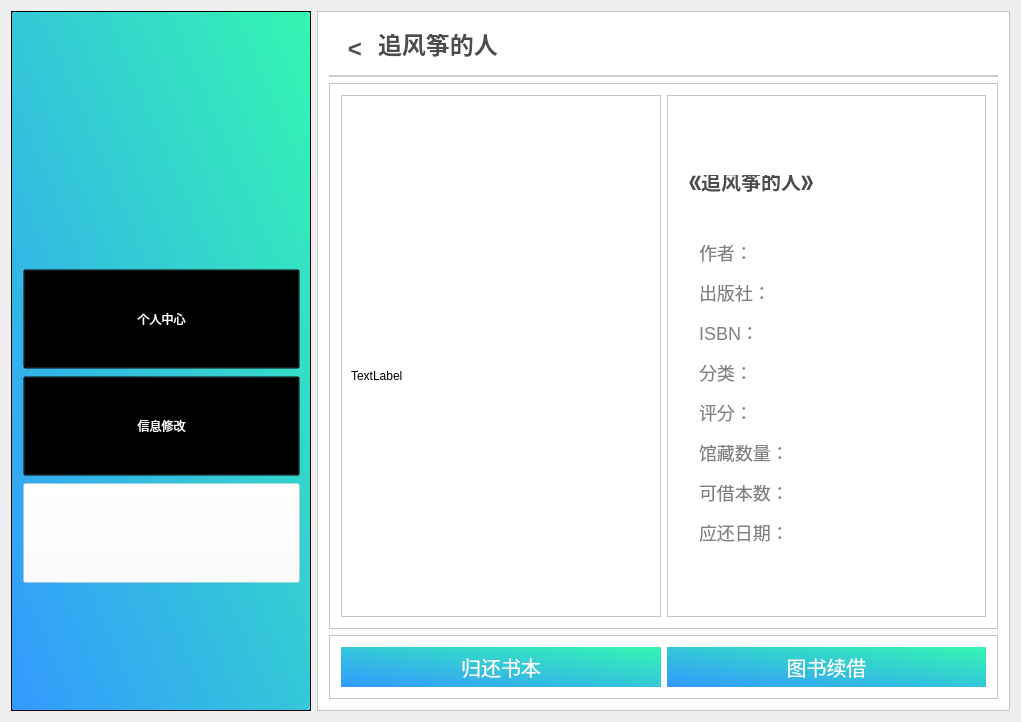
<?xml version="1.0" encoding="UTF-8"?>
<ui version="4.0">
 <class>student_borrowdetail</class>
 <widget class="QWidget" name="student_borrowdetail">
  <property name="geometry">
   <rect>
    <x>0</x>
    <y>0</y>
    <width>1021</width>
    <height>722</height>
   </rect>
  </property>
  <property name="windowTitle">
   <string>student_borrowdetail</string>
  </property>
  <layout class="QHBoxLayout" name="horizontalLayout">
   <item>
    <widget class="QFrame" name="frame">
     <property name="sizePolicy">
      <sizepolicy hsizetype="Fixed" vsizetype="Expanding">
       <horstretch>0</horstretch>
       <verstretch>0</verstretch>
      </sizepolicy>
     </property>
     <property name="minimumSize">
      <size>
       <width>300</width>
       <height>700</height>
      </size>
     </property>
     <property name="styleSheet">
      <string notr="true">
background-color: qlineargradient(spread:pad, x1:0, y1:1, x2:1, y2:0, stop:0 rgba(51, 153, 255,1), stop:1 rgba(52, 246, 177,1));</string>
     </property>
     <property name="frameShape">
      <enum>QFrame::StyledPanel</enum>
     </property>
     <property name="frameShadow">
      <enum>QFrame::Raised</enum>
     </property>
     <widget class="QFrame" name="frame_2">
      <property name="geometry">
       <rect>
        <x>70</x>
        <y>30</y>
        <width>171</width>
        <height>176</height>
       </rect>
      </property>
      <property name="minimumSize">
       <size>
        <width>0</width>
        <height>0</height>
       </size>
      </property>
      <property name="baseSize">
       <size>
        <width>0</width>
        <height>100</height>
       </size>
      </property>
      <property name="styleSheet">
       <string notr="true">image: url(:/Library/images/logo2.png);
background:transparent;</string>
      </property>
      <property name="frameShape">
       <enum>QFrame::StyledPanel</enum>
      </property>
      <property name="frameShadow">
       <enum>QFrame::Raised</enum>
      </property>
     </widget>
     <widget class="QFrame" name="frame_8">
      <property name="geometry">
       <rect>
        <x>0</x>
        <y>230</y>
        <width>301</width>
        <height>371</height>
       </rect>
      </property>
      <property name="styleSheet">
       <string notr="true">background:transparent;</string>
      </property>
      <property name="frameShape">
       <enum>QFrame::StyledPanel</enum>
      </property>
      <property name="frameShadow">
       <enum>QFrame::Raised</enum>
      </property>
      <layout class="QVBoxLayout" name="verticalLayout_6">
       <item>
        <layout class="QVBoxLayout" name="verticalLayout">
         <property name="spacing">
          <number>7</number>
         </property>
         <property name="sizeConstraint">
          <enum>QLayout::SetDefaultConstraint</enum>
         </property>
         <item>
          <widget class="QPushButton" name="btnPersonal">
           <property name="minimumSize">
            <size>
             <width>0</width>
             <height>100</height>
            </size>
           </property>
           <property name="styleSheet">
            <string notr="true">font: 12pt &quot;微软雅黑&quot;;
color:white;
background:transparent;</string>
           </property>
           <property name="text">
            <string>个人中心</string>
           </property>
          </widget>
         </item>
         <item>
          <widget class="QPushButton" name="btnInformationchange">
           <property name="minimumSize">
            <size>
             <width>0</width>
             <height>100</height>
            </size>
           </property>
           <property name="styleSheet">
            <string notr="true">font: 12pt &quot;微软雅黑&quot;;
color:white;
background:transparent;</string>
           </property>
           <property name="text">
            <string>信息修改</string>
           </property>
          </widget>
         </item>
         <item>
          <widget class="QPushButton" name="btnSearchbook">
           <property name="minimumSize">
            <size>
             <width>0</width>
             <height>100</height>
            </size>
           </property>
           <property name="styleSheet">
            <string notr="true">font: 12pt &quot;微软雅黑&quot;;
color:white;
background:transparent;
background-color:rgba(255,255,255,0.4);
</string>
           </property>
           <property name="text">
            <string>图书查询</string>
           </property>
          </widget>
         </item>
        </layout>
       </item>
      </layout>
     </widget>
    </widget>
   </item>
   <item>
    <widget class="QFrame" name="frame_3">
     <property name="styleSheet">
      <string notr="true">background:white;</string>
     </property>
     <property name="frameShape">
      <enum>QFrame::StyledPanel</enum>
     </property>
     <property name="frameShadow">
      <enum>QFrame::Raised</enum>
     </property>
     <layout class="QVBoxLayout" name="verticalLayout_2">
      <item>
       <widget class="QFrame" name="frame_4">
        <property name="sizePolicy">
         <sizepolicy hsizetype="Preferred" vsizetype="Fixed">
          <horstretch>0</horstretch>
          <verstretch>200</verstretch>
         </sizepolicy>
        </property>
        <property name="styleSheet">
         <string notr="true">border:2px solid #cccccc;
border-top:0px;
border-left:0px;
border-right:0px;</string>
        </property>
        <property name="frameShape">
         <enum>QFrame::StyledPanel</enum>
        </property>
        <property name="frameShadow">
         <enum>QFrame::Raised</enum>
        </property>
        <layout class="QHBoxLayout" name="horizontalLayout_3">
         <item>
          <widget class="QPushButton" name="btnReturn">
           <property name="minimumSize">
            <size>
             <width>30</width>
             <height>0</height>
            </size>
           </property>
           <property name="styleSheet">
            <string notr="true">color:#4D4D4D;
border:none;
font-size:24px;
font-weight:500;
font-family:&quot;微软雅黑&quot;;
text-align:center;
</string>
           </property>
           <property name="text">
            <string>&lt;</string>
           </property>
          </widget>
         </item>
         <item>
          <widget class="QLineEdit" name="etBookNameHead">
           <property name="styleSheet">
            <string notr="true">color:#4D4D4D;
border:none;
font-size:24px;
font-weight:500;
font-family:&quot;微软雅黑&quot;;
text-align:left;</string>
           </property>
           <property name="text">
            <string>追风筝的人</string>
           </property>
          </widget>
         </item>
        </layout>
       </widget>
      </item>
      <item>
       <widget class="QFrame" name="frame_6">
        <property name="frameShape">
         <enum>QFrame::StyledPanel</enum>
        </property>
        <property name="frameShadow">
         <enum>QFrame::Raised</enum>
        </property>
        <layout class="QHBoxLayout" name="horizontalLayout_4">
         <item>
          <widget class="QFrame" name="frameBookCover">
           <property name="styleSheet">
            <string notr="true">
</string>
           </property>
           <property name="frameShape">
            <enum>QFrame::StyledPanel</enum>
           </property>
           <property name="frameShadow">
            <enum>QFrame::Raised</enum>
           </property>
           <widget class="QLabel" name="lbCover">
            <property name="geometry">
             <rect>
              <x>10</x>
              <y>90</y>
              <width>301</width>
              <height>381</height>
             </rect>
            </property>
            <property name="text">
             <string>TextLabel</string>
            </property>
           </widget>
          </widget>
         </item>
         <item>
          <widget class="QFrame" name="frame_9">
           <property name="frameShape">
            <enum>QFrame::StyledPanel</enum>
           </property>
           <property name="frameShadow">
            <enum>QFrame::Raised</enum>
           </property>
           <widget class="QLineEdit" name="etBookName">
            <property name="geometry">
             <rect>
              <x>20</x>
              <y>80</y>
              <width>141</width>
              <height>21</height>
             </rect>
            </property>
            <property name="styleSheet">
             <string notr="true">color:#4D4D4D;
border:none;
font-size:20px;
font-weight:500;
font-family:&quot;微软雅黑&quot;;
text-align:left;</string>
            </property>
            <property name="text">
             <string>《追风筝的人》</string>
            </property>
           </widget>
           <widget class="QLineEdit" name="etAuthorHead">
            <property name="geometry">
             <rect>
              <x>30</x>
              <y>150</y>
              <width>80</width>
              <height>21</height>
             </rect>
            </property>
            <property name="styleSheet">
             <string notr="true">color:#808080;
border:none;
font-size:18px;
font-family:&quot;微软雅黑&quot;;
text-align:left;</string>
            </property>
            <property name="text">
             <string>作者：</string>
            </property>
           </widget>
           <widget class="QLineEdit" name="etPublishHead">
            <property name="geometry">
             <rect>
              <x>30</x>
              <y>190</y>
              <width>80</width>
              <height>21</height>
             </rect>
            </property>
            <property name="styleSheet">
             <string notr="true">color:#808080;
border:none;
font-size:18px;
font-family:&quot;微软雅黑&quot;;
text-align:left;</string>
            </property>
            <property name="text">
             <string>出版社：</string>
            </property>
           </widget>
           <widget class="QLineEdit" name="etISBNHead">
            <property name="geometry">
             <rect>
              <x>30</x>
              <y>230</y>
              <width>80</width>
              <height>21</height>
             </rect>
            </property>
            <property name="styleSheet">
             <string notr="true">color:#808080;
border:none;
font-size:18px;
font-family:&quot;微软雅黑&quot;;
text-align:left;</string>
            </property>
            <property name="text">
             <string>ISBN：</string>
            </property>
           </widget>
           <widget class="QLineEdit" name="etClassifyHead">
            <property name="geometry">
             <rect>
              <x>30</x>
              <y>270</y>
              <width>80</width>
              <height>21</height>
             </rect>
            </property>
            <property name="styleSheet">
             <string notr="true">color:#808080;
border:none;
font-size:18px;
font-family:&quot;微软雅黑&quot;;
text-align:left;</string>
            </property>
            <property name="text">
             <string>分类：</string>
            </property>
           </widget>
           <widget class="QLineEdit" name="etAuthor">
            <property name="geometry">
             <rect>
              <x>110</x>
              <y>150</y>
              <width>171</width>
              <height>21</height>
             </rect>
            </property>
            <property name="styleSheet">
             <string notr="true">color:#808080;
border:none;
font-size:18px;
font-family:&quot;微软雅黑&quot;;
text-align:left;</string>
            </property>
           </widget>
           <widget class="QLineEdit" name="etPublish">
            <property name="geometry">
             <rect>
              <x>110</x>
              <y>190</y>
              <width>171</width>
              <height>21</height>
             </rect>
            </property>
            <property name="styleSheet">
             <string notr="true">color:#808080;
border:none;
font-size:18px;
font-family:&quot;微软雅黑&quot;;
text-align:left;</string>
            </property>
           </widget>
           <widget class="QLineEdit" name="etISBN">
            <property name="geometry">
             <rect>
              <x>110</x>
              <y>230</y>
              <width>171</width>
              <height>21</height>
             </rect>
            </property>
            <property name="styleSheet">
             <string notr="true">color:#808080;
border:none;
font-size:18px;
font-family:&quot;微软雅黑&quot;;
text-align:left;</string>
            </property>
           </widget>
           <widget class="QLineEdit" name="etClassify">
            <property name="geometry">
             <rect>
              <x>110</x>
              <y>270</y>
              <width>181</width>
              <height>21</height>
             </rect>
            </property>
            <property name="styleSheet">
             <string notr="true">color:#808080;
border:none;
font-size:18px;
font-family:&quot;微软雅黑&quot;;
text-align:left;</string>
            </property>
           </widget>
           <widget class="QLineEdit" name="etClassifyHead_2">
            <property name="geometry">
             <rect>
              <x>30</x>
              <y>390</y>
              <width>101</width>
              <height>21</height>
             </rect>
            </property>
            <property name="styleSheet">
             <string notr="true">color:#808080;
border:none;
font-size:18px;
font-family:&quot;微软雅黑&quot;;
text-align:left;</string>
            </property>
            <property name="text">
             <string>可借本数：</string>
            </property>
           </widget>
           <widget class="QLineEdit" name="etPublishHead_2">
            <property name="geometry">
             <rect>
              <x>30</x>
              <y>310</y>
              <width>80</width>
              <height>21</height>
             </rect>
            </property>
            <property name="styleSheet">
             <string notr="true">color:#808080;
border:none;
font-size:18px;
font-family:&quot;微软雅黑&quot;;
text-align:left;</string>
            </property>
            <property name="text">
             <string>评分：</string>
            </property>
           </widget>
           <widget class="QLineEdit" name="etScore">
            <property name="geometry">
             <rect>
              <x>110</x>
              <y>310</y>
              <width>191</width>
              <height>21</height>
             </rect>
            </property>
            <property name="styleSheet">
             <string notr="true">color:#808080;
border:none;
font-size:18px;
font-family:&quot;微软雅黑&quot;;
text-align:left;</string>
            </property>
           </widget>
           <widget class="QLineEdit" name="etISBNHead_2">
            <property name="geometry">
             <rect>
              <x>30</x>
              <y>350</y>
              <width>101</width>
              <height>21</height>
             </rect>
            </property>
            <property name="styleSheet">
             <string notr="true">color:#808080;
border:none;
font-size:18px;
font-family:&quot;微软雅黑&quot;;
text-align:left;</string>
            </property>
            <property name="text">
             <string>馆藏数量：</string>
            </property>
           </widget>
           <widget class="QLineEdit" name="etCount">
            <property name="geometry">
             <rect>
              <x>130</x>
              <y>350</y>
              <width>171</width>
              <height>21</height>
             </rect>
            </property>
            <property name="styleSheet">
             <string notr="true">color:#808080;
border:none;
font-size:18px;
font-family:&quot;微软雅黑&quot;;
text-align:left;</string>
            </property>
           </widget>
           <widget class="QLineEdit" name="etNowCount">
            <property name="geometry">
             <rect>
              <x>130</x>
              <y>390</y>
              <width>171</width>
              <height>21</height>
             </rect>
            </property>
            <property name="styleSheet">
             <string notr="true">color:#808080;
border:none;
font-size:18px;
font-family:&quot;微软雅黑&quot;;
text-align:left;</string>
            </property>
           </widget>
           <widget class="QLineEdit" name="etDate">
            <property name="geometry">
             <rect>
              <x>130</x>
              <y>430</y>
              <width>171</width>
              <height>21</height>
             </rect>
            </property>
            <property name="styleSheet">
             <string notr="true">color:#808080;
border:none;
font-size:18px;
font-family:&quot;微软雅黑&quot;;
text-align:left;</string>
            </property>
           </widget>
           <widget class="QLineEdit" name="etClassifyHead_3">
            <property name="geometry">
             <rect>
              <x>30</x>
              <y>430</y>
              <width>101</width>
              <height>21</height>
             </rect>
            </property>
            <property name="styleSheet">
             <string notr="true">color:#808080;
border:none;
font-size:18px;
font-family:&quot;微软雅黑&quot;;
text-align:left;</string>
            </property>
            <property name="text">
             <string>应还日期：</string>
            </property>
           </widget>
          </widget>
         </item>
        </layout>
       </widget>
      </item>
      <item>
       <widget class="QFrame" name="frame_5">
        <property name="sizePolicy">
         <sizepolicy hsizetype="Preferred" vsizetype="Fixed">
          <horstretch>0</horstretch>
          <verstretch>0</verstretch>
         </sizepolicy>
        </property>
        <property name="frameShape">
         <enum>QFrame::StyledPanel</enum>
        </property>
        <property name="frameShadow">
         <enum>QFrame::Raised</enum>
        </property>
        <layout class="QHBoxLayout" name="horizontalLayout_2">
         <item>
          <widget class="QPushButton" name="btnReturnbook">
           <property name="sizePolicy">
            <sizepolicy hsizetype="Preferred" vsizetype="Fixed">
             <horstretch>0</horstretch>
             <verstretch>0</verstretch>
            </sizepolicy>
           </property>
           <property name="styleSheet">
            <string notr="true">color:white;
border:none;
font-size:20px;
font-family:&quot;微软雅黑&quot;;
background-color: qlineargradient(spread:pad, x1:0, y1:1, x2:1, y2:0, stop:0 rgba(51, 153, 255,1), stop:1 rgba(52, 246, 177,1));
padding-top:5;
padding-bottom:5;</string>
           </property>
           <property name="text">
            <string>归还书本</string>
           </property>
          </widget>
         </item>
         <item>
          <widget class="QPushButton" name="btnBorrowagain">
           <property name="sizePolicy">
            <sizepolicy hsizetype="Preferred" vsizetype="Fixed">
             <horstretch>0</horstretch>
             <verstretch>0</verstretch>
            </sizepolicy>
           </property>
           <property name="styleSheet">
            <string notr="true">color:white;
border:none;
font-size:20px;
font-family:&quot;微软雅黑&quot;;
background-color: qlineargradient(spread:pad, x1:0, y1:1, x2:1, y2:0, stop:0 rgba(51, 153, 255,1), stop:1 rgba(52, 246, 177,1));
padding-top:5;
padding-bottom:5;</string>
           </property>
           <property name="text">
            <string>图书续借</string>
           </property>
          </widget>
         </item>
        </layout>
       </widget>
      </item>
     </layout>
    </widget>
   </item>
  </layout>
 </widget>
 <layoutdefault spacing="6" margin="11"/>
 <resources>
  <include location="library.qrc"/>
 </resources>
 <connections/>
</ui>
